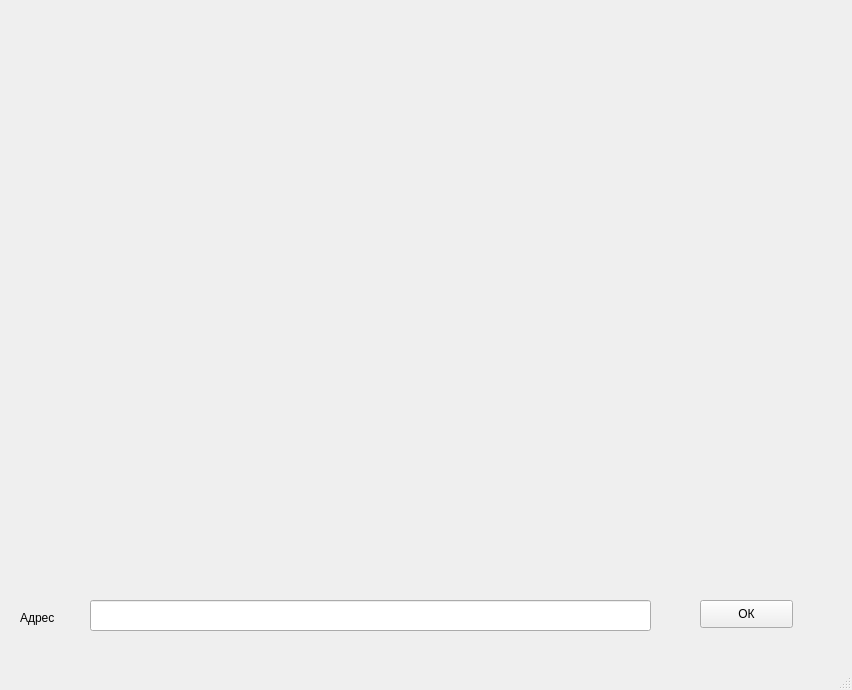
<?xml version="1.0" encoding="UTF-8"?>
<ui version="4.0">
 <class>MainWindow</class>
 <widget class="QMainWindow" name="MainWindow">
  <property name="geometry">
   <rect>
    <x>0</x>
    <y>0</y>
    <width>852</width>
    <height>690</height>
   </rect>
  </property>
  <property name="maximumSize">
   <size>
    <width>852</width>
    <height>690</height>
   </size>
  </property>
  <property name="windowTitle">
   <string>Карта</string>
  </property>
  <widget class="QWidget" name="centralwidget">
   <widget class="QLabel" name="label">
    <property name="geometry">
     <rect>
      <x>10</x>
      <y>0</y>
      <width>821</width>
      <height>581</height>
     </rect>
    </property>
    <property name="text">
     <string/>
    </property>
   </widget>
   <widget class="QLineEdit" name="address">
    <property name="geometry">
     <rect>
      <x>90</x>
      <y>600</y>
      <width>561</width>
      <height>31</height>
     </rect>
    </property>
   </widget>
   <widget class="QLabel" name="label_2">
    <property name="geometry">
     <rect>
      <x>20</x>
      <y>610</y>
      <width>55</width>
      <height>16</height>
     </rect>
    </property>
    <property name="text">
     <string>Адрес</string>
    </property>
   </widget>
   <widget class="QPushButton" name="searchbtn">
    <property name="geometry">
     <rect>
      <x>700</x>
      <y>600</y>
      <width>93</width>
      <height>28</height>
     </rect>
    </property>
    <property name="text">
     <string>ОК</string>
    </property>
   </widget>
  </widget>
  <widget class="QMenuBar" name="menubar">
   <property name="geometry">
    <rect>
     <x>0</x>
     <y>0</y>
     <width>852</width>
     <height>26</height>
    </rect>
   </property>
  </widget>
  <widget class="QStatusBar" name="statusbar"/>
 </widget>
 <resources/>
 <connections/>
</ui>
